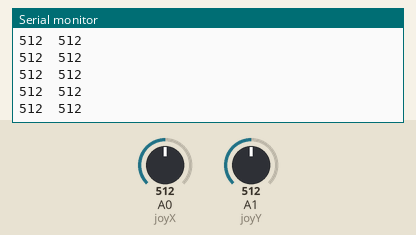
Recording of a sketch running on a simulated Arduino Uno, built with avr-gcc and run on an emulated ATmega328P. Parts: the last lines printed to the serial monitor. The inputs (shaded band) are chosen by the test bench; at power-on: A0 (joyX) = 512, A1 (joyY) = 512.

Above: at 1.2 s.
1.3 s: A0 (joyX) set to 710
At 2.2 s:
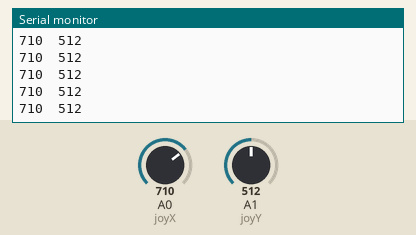
4.3 s: A1 (joyY) set to 710
At 4.9 s:
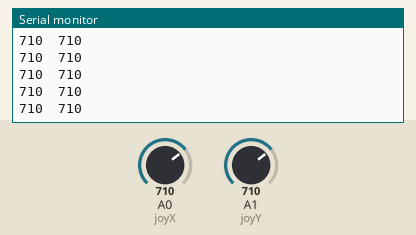
5.8 s: A0 (joyX) set to 716
At 6.4 s:
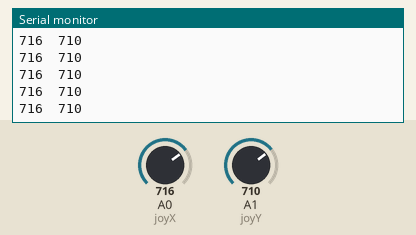
7.3 s: A1 (joyY) set to 716
At 8.3 s:
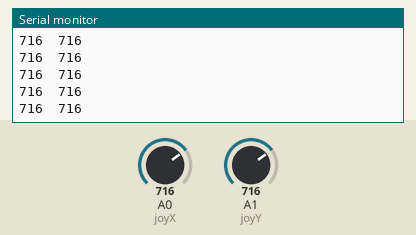
Timing chart, 0 to 9.8 s (numbered marks = the images above; inputs shaded):
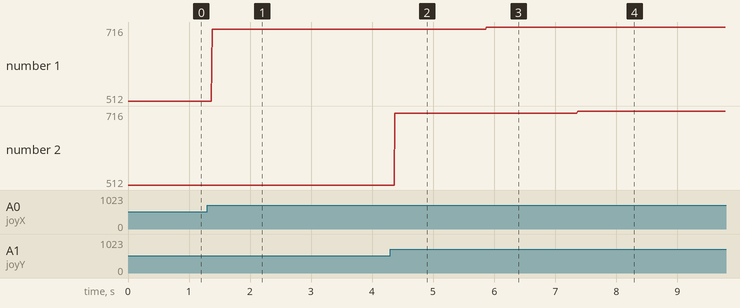

Measured:
- after the input at 1.3 s, the serial monitor: prints a new line after 0.08 s (image 1)
- after the input at 4.3 s, the serial monitor: prints a new line after 0.07 s (image 2)
- after the input at 5.8 s, the serial monitor: prints a new line after 0.07 s (image 3)
- after the input at 7.3 s, the serial monitor: prints a new line after 0.07 s (image 4)
- plotted number 1: 512 → 710 after the input at 1.3 s, 710 → 716 after the input at 5.8 s

The sketch:

bt_joystick_master.ino
```cpp
 #include <SoftwareSerial.h>
#define tx 3
#define rx 2
SoftwareSerial bt(rx,tx); //RX, TX
#define joyX A0
#define joyY A1

int xValue, yValue;

void setup()
{
  Serial.begin(9600);

  bt.begin(9600);
  pinMode(tx, OUTPUT);
  pinMode(rx, INPUT);
  //pinMode(4, OUTPUT);
}
void loop()
{
  //digitalWrite(4,HIGH);
  xValue = analogRead(joyX);
  yValue = analogRead(joyY);

  Serial.print(xValue);
  Serial.print("\t");
  Serial.println(yValue);

  if(xValue >= 700){bt.write(1);}
  if(xValue <= 300){bt.write(2);}
  if(yValue <= 300){bt.write(3);}
  if(yValue >= 700){bt.write(4);}
  //bt.write(123);
}
```
